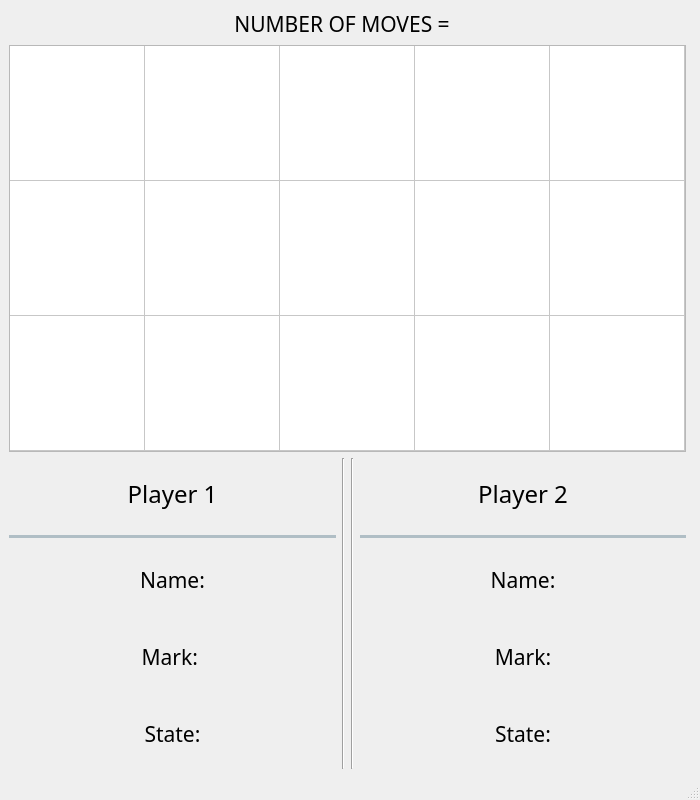
<?xml version="1.0" encoding="UTF-8"?>
<ui version="4.0">
 <class>Pyramid_Tic_Tac_Toe</class>
 <widget class="QMainWindow" name="Pyramid_Tic_Tac_Toe">
  <property name="enabled">
   <bool>true</bool>
  </property>
  <property name="geometry">
   <rect>
    <x>0</x>
    <y>0</y>
    <width>700</width>
    <height>800</height>
   </rect>
  </property>
  <property name="sizePolicy">
   <sizepolicy hsizetype="Fixed" vsizetype="Fixed">
    <horstretch>0</horstretch>
    <verstretch>0</verstretch>
   </sizepolicy>
  </property>
  <property name="minimumSize">
   <size>
    <width>700</width>
    <height>800</height>
   </size>
  </property>
  <property name="maximumSize">
   <size>
    <width>705</width>
    <height>800</height>
   </size>
  </property>
  <property name="windowTitle">
   <string>Pyramid Tic Tac Toe</string>
  </property>
  <property name="autoFillBackground">
   <bool>false</bool>
  </property>
  <property name="styleSheet">
   <string notr="true"/>
  </property>
  <widget class="QWidget" name="centralwidget">
   <property name="enabled">
    <bool>true</bool>
   </property>
   <layout class="QFormLayout" name="formLayout">
    <item row="0" column="0">
     <layout class="QVBoxLayout" name="verticalLayout_4">
      <item>
       <layout class="QVBoxLayout" name="verticalLayout">
        <item>
         <widget class="QLabel" name="noOfMovesLabel">
          <property name="maximumSize">
           <size>
            <width>677</width>
            <height>30</height>
           </size>
          </property>
          <property name="font">
           <font>
            <family>outrun future</family>
            <pointsize>16</pointsize>
           </font>
          </property>
          <property name="layoutDirection">
           <enum>Qt::LayoutDirection::LeftToRight</enum>
          </property>
          <property name="text">
           <string>NUMBER OF MOVES =  </string>
          </property>
          <property name="alignment">
           <set>Qt::AlignmentFlag::AlignCenter</set>
          </property>
         </widget>
        </item>
        <item>
         <widget class="QTableWidget" name="P_TTT_Grid">
          <property name="minimumSize">
           <size>
            <width>677</width>
            <height>407</height>
           </size>
          </property>
          <property name="maximumSize">
           <size>
            <width>677</width>
            <height>407</height>
           </size>
          </property>
          <property name="styleSheet">
           <string notr="true">P_TTT_Grid::item: {
  border: 2px solid red;
  border-radius: 5px;
}

hover: {
	background-color: transparent;
}</string>
          </property>
          <property name="autoScroll">
           <bool>false</bool>
          </property>
          <property name="tabKeyNavigation">
           <bool>true</bool>
          </property>
          <property name="alternatingRowColors">
           <bool>false</bool>
          </property>
          <property name="verticalScrollMode">
           <enum>QAbstractItemView::ScrollMode::ScrollPerPixel</enum>
          </property>
          <property name="rowCount">
           <number>3</number>
          </property>
          <attribute name="horizontalHeaderVisible">
           <bool>false</bool>
          </attribute>
          <attribute name="horizontalHeaderCascadingSectionResizes">
           <bool>false</bool>
          </attribute>
          <attribute name="horizontalHeaderDefaultSectionSize">
           <number>135</number>
          </attribute>
          <attribute name="horizontalHeaderHighlightSections">
           <bool>true</bool>
          </attribute>
          <attribute name="verticalHeaderVisible">
           <bool>false</bool>
          </attribute>
          <attribute name="verticalHeaderDefaultSectionSize">
           <number>135</number>
          </attribute>
          <row/>
          <row/>
          <row/>
          <column>
           <property name="text">
            <string>New Column</string>
           </property>
          </column>
          <column>
           <property name="text">
            <string>New Column</string>
           </property>
          </column>
          <column>
           <property name="text">
            <string>New Column</string>
           </property>
          </column>
          <column>
           <property name="text">
            <string>New Column</string>
           </property>
          </column>
          <column>
           <property name="text">
            <string>New Column</string>
           </property>
          </column>
          <item row="0" column="0">
           <property name="text">
            <string/>
           </property>
           <property name="background">
            <brush brushstyle="NoBrush">
             <color alpha="255">
              <red>0</red>
              <green>0</green>
              <blue>0</blue>
             </color>
            </brush>
           </property>
          </item>
         </widget>
        </item>
       </layout>
      </item>
      <item>
       <layout class="QHBoxLayout" name="horizontalLayout">
        <item>
         <layout class="QVBoxLayout" name="verticalLayout_3">
          <item>
           <widget class="QLabel" name="player1Label">
            <property name="font">
             <font>
              <family>outrun future</family>
              <pointsize>18</pointsize>
             </font>
            </property>
            <property name="text">
             <string>Player 1</string>
            </property>
            <property name="alignment">
             <set>Qt::AlignmentFlag::AlignCenter</set>
            </property>
           </widget>
          </item>
          <item>
           <widget class="Line" name="line">
            <property name="windowModality">
             <enum>Qt::WindowModality::ApplicationModal</enum>
            </property>
            <property name="font">
             <font>
              <family>outrun future</family>
              <italic>false</italic>
             </font>
            </property>
            <property name="styleSheet">
             <string notr="true">color: #B0BEC5;</string>
            </property>
            <property name="frameShadow">
             <enum>QFrame::Shadow::Plain</enum>
            </property>
            <property name="lineWidth">
             <number>4</number>
            </property>
            <property name="midLineWidth">
             <number>10</number>
            </property>
            <property name="orientation">
             <enum>Qt::Orientation::Horizontal</enum>
            </property>
           </widget>
          </item>
          <item>
           <widget class="QLabel" name="name1Label">
            <property name="font">
             <font>
              <family>outrun future</family>
              <pointsize>16</pointsize>
             </font>
            </property>
            <property name="text">
             <string>Name:</string>
            </property>
            <property name="alignment">
             <set>Qt::AlignmentFlag::AlignCenter</set>
            </property>
           </widget>
          </item>
          <item>
           <widget class="QLabel" name="mark1Label">
            <property name="font">
             <font>
              <family>outrun future</family>
              <pointsize>16</pointsize>
             </font>
            </property>
            <property name="text">
             <string>Mark: </string>
            </property>
            <property name="alignment">
             <set>Qt::AlignmentFlag::AlignCenter</set>
            </property>
           </widget>
          </item>
          <item>
           <widget class="QLabel" name="state1label">
            <property name="font">
             <font>
              <family>outrun future</family>
              <pointsize>16</pointsize>
             </font>
            </property>
            <property name="text">
             <string>State:</string>
            </property>
            <property name="alignment">
             <set>Qt::AlignmentFlag::AlignCenter</set>
            </property>
           </widget>
          </item>
         </layout>
        </item>
        <item>
         <widget class="Line" name="line_3">
          <property name="styleSheet">
           <string notr="true">color: #B0BEC5;</string>
          </property>
          <property name="orientation">
           <enum>Qt::Orientation::Vertical</enum>
          </property>
         </widget>
        </item>
        <item>
         <widget class="Line" name="line_4">
          <property name="styleSheet">
           <string notr="true">color: #B0BEC5;</string>
          </property>
          <property name="orientation">
           <enum>Qt::Orientation::Vertical</enum>
          </property>
         </widget>
        </item>
        <item>
         <layout class="QVBoxLayout" name="verticalLayout_2">
          <item>
           <widget class="QLabel" name="player2Label">
            <property name="font">
             <font>
              <family>outrun future</family>
              <pointsize>18</pointsize>
             </font>
            </property>
            <property name="text">
             <string>Player 2</string>
            </property>
            <property name="alignment">
             <set>Qt::AlignmentFlag::AlignCenter</set>
            </property>
           </widget>
          </item>
          <item>
           <widget class="Line" name="line_2">
            <property name="styleSheet">
             <string notr="true">color: #B0BEC5;</string>
            </property>
            <property name="frameShadow">
             <enum>QFrame::Shadow::Plain</enum>
            </property>
            <property name="lineWidth">
             <number>4</number>
            </property>
            <property name="midLineWidth">
             <number>10</number>
            </property>
            <property name="orientation">
             <enum>Qt::Orientation::Horizontal</enum>
            </property>
           </widget>
          </item>
          <item>
           <widget class="QLabel" name="name2label">
            <property name="font">
             <font>
              <family>outrun future</family>
              <pointsize>16</pointsize>
             </font>
            </property>
            <property name="text">
             <string>Name:</string>
            </property>
            <property name="alignment">
             <set>Qt::AlignmentFlag::AlignCenter</set>
            </property>
           </widget>
          </item>
          <item>
           <widget class="QLabel" name="mark2Label">
            <property name="font">
             <font>
              <family>outrun future</family>
              <pointsize>16</pointsize>
             </font>
            </property>
            <property name="text">
             <string>Mark:</string>
            </property>
            <property name="alignment">
             <set>Qt::AlignmentFlag::AlignCenter</set>
            </property>
           </widget>
          </item>
          <item>
           <widget class="QLabel" name="state2Label">
            <property name="font">
             <font>
              <family>outrun future</family>
              <pointsize>16</pointsize>
             </font>
            </property>
            <property name="text">
             <string>State:</string>
            </property>
            <property name="alignment">
             <set>Qt::AlignmentFlag::AlignCenter</set>
            </property>
           </widget>
          </item>
         </layout>
        </item>
       </layout>
      </item>
     </layout>
    </item>
   </layout>
  </widget>
  <widget class="QMenuBar" name="menubar">
   <property name="geometry">
    <rect>
     <x>0</x>
     <y>0</y>
     <width>700</width>
     <height>22</height>
    </rect>
   </property>
  </widget>
  <widget class="QStatusBar" name="statusbar">
   <property name="enabled">
    <bool>true</bool>
   </property>
  </widget>
 </widget>
 <resources/>
 <connections/>
</ui>
